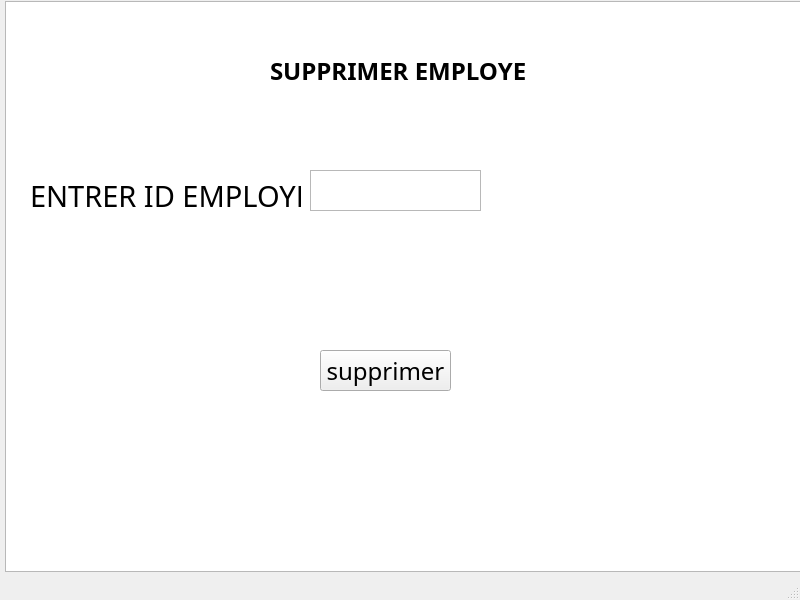
<?xml version="1.0" encoding="UTF-8"?>
<ui version="4.0">
 <class>MainWindow</class>
 <widget class="QMainWindow" name="MainWindow">
  <property name="geometry">
   <rect>
    <x>0</x>
    <y>0</y>
    <width>800</width>
    <height>600</height>
   </rect>
  </property>
  <property name="windowTitle">
   <string>MainWindow</string>
  </property>
  <widget class="QWidget" name="centralwidget">
   <widget class="QTableView" name="tableView">
    <property name="geometry">
     <rect>
      <x>5</x>
      <y>1</y>
      <width>801</width>
      <height>571</height>
     </rect>
    </property>
   </widget>
   <widget class="QLabel" name="label">
    <property name="geometry">
     <rect>
      <x>270</x>
      <y>40</y>
      <width>351</width>
      <height>61</height>
     </rect>
    </property>
    <property name="font">
     <font>
      <family>Segoe UI Black</family>
      <pointsize>18</pointsize>
      <weight>75</weight>
      <bold>true</bold>
     </font>
    </property>
    <property name="text">
     <string>SUPPRIMER EMPLOYE</string>
    </property>
   </widget>
   <widget class="QLabel" name="label_2">
    <property name="geometry">
     <rect>
      <x>30</x>
      <y>170</y>
      <width>271</width>
      <height>51</height>
     </rect>
    </property>
    <property name="font">
     <font>
      <family>Sakkal Majalla</family>
      <pointsize>22</pointsize>
     </font>
    </property>
    <property name="text">
     <string>ENTRER ID EMPLOYE:</string>
    </property>
   </widget>
   <widget class="QTextEdit" name="textEdit">
    <property name="geometry">
     <rect>
      <x>310</x>
      <y>170</y>
      <width>171</width>
      <height>41</height>
     </rect>
    </property>
   </widget>
   <widget class="QPushButton" name="pushButton">
    <property name="geometry">
     <rect>
      <x>320</x>
      <y>350</y>
      <width>131</width>
      <height>41</height>
     </rect>
    </property>
    <property name="font">
     <font>
      <family>Pristina</family>
      <pointsize>18</pointsize>
     </font>
    </property>
    <property name="text">
     <string>supprimer</string>
    </property>
   </widget>
  </widget>
  <widget class="QMenuBar" name="menubar">
   <property name="geometry">
    <rect>
     <x>0</x>
     <y>0</y>
     <width>800</width>
     <height>26</height>
    </rect>
   </property>
  </widget>
  <widget class="QStatusBar" name="statusbar"/>
 </widget>
 <resources/>
 <connections/>
</ui>
